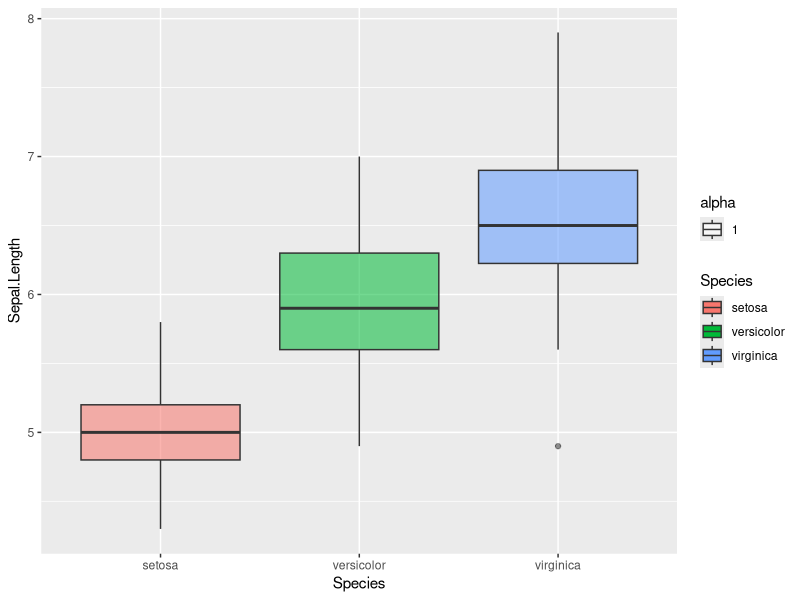
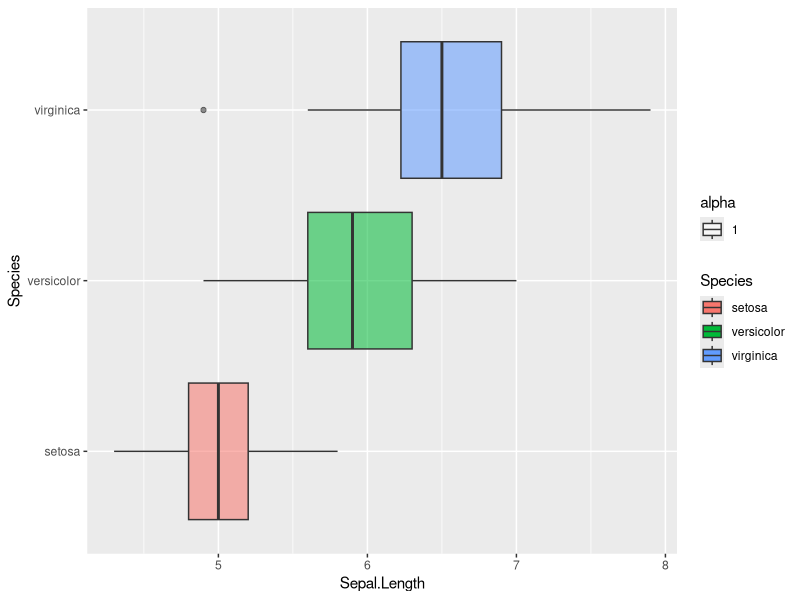
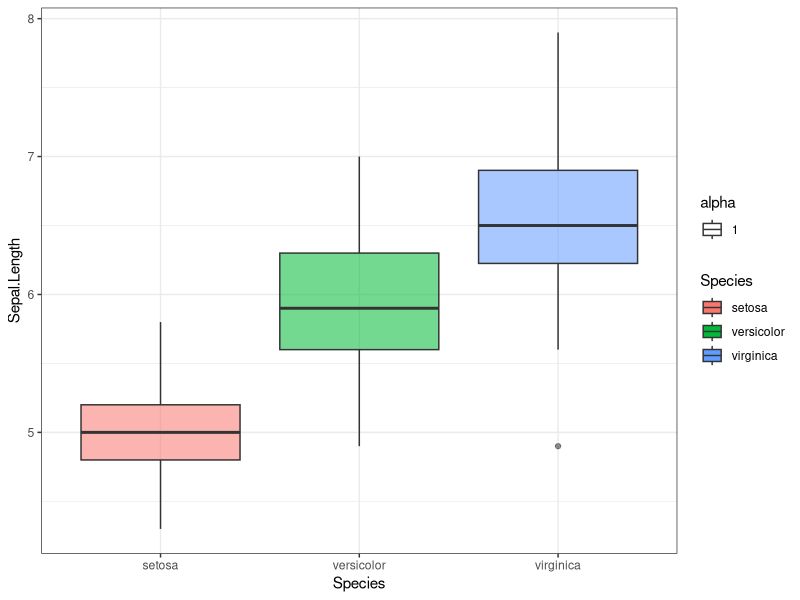
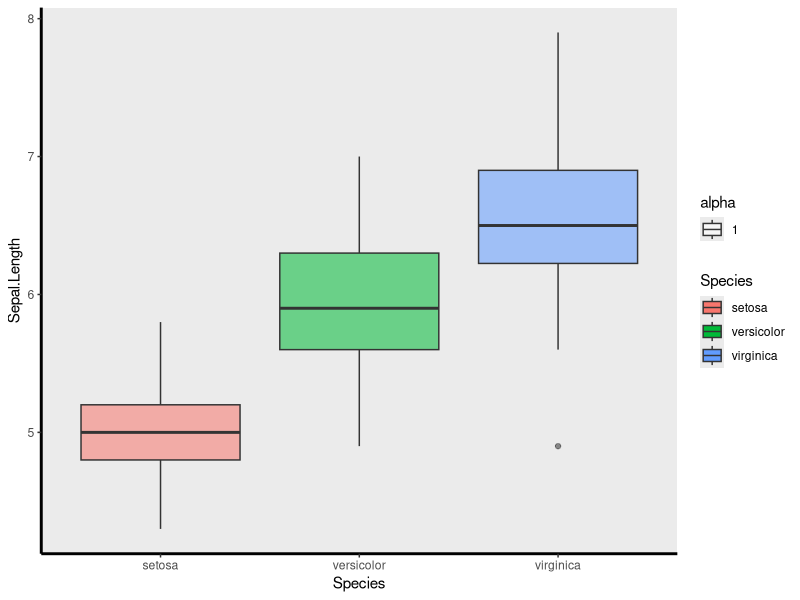
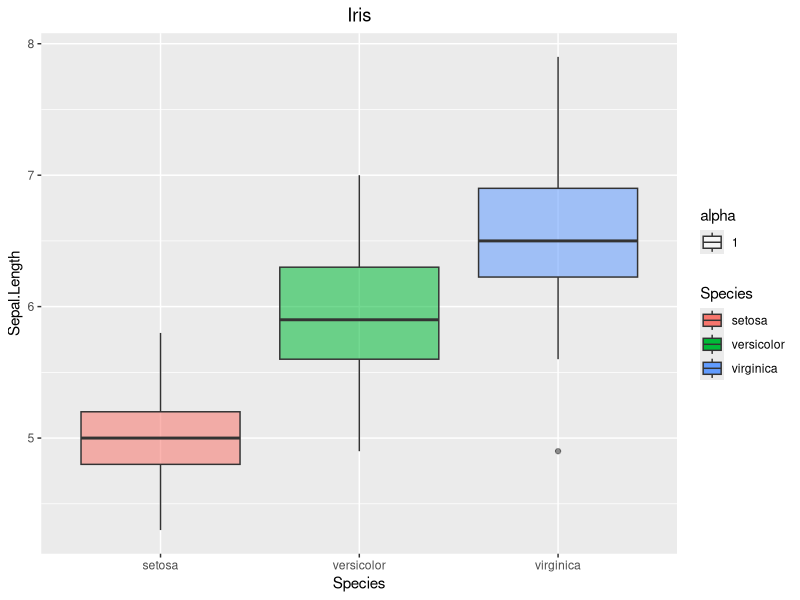
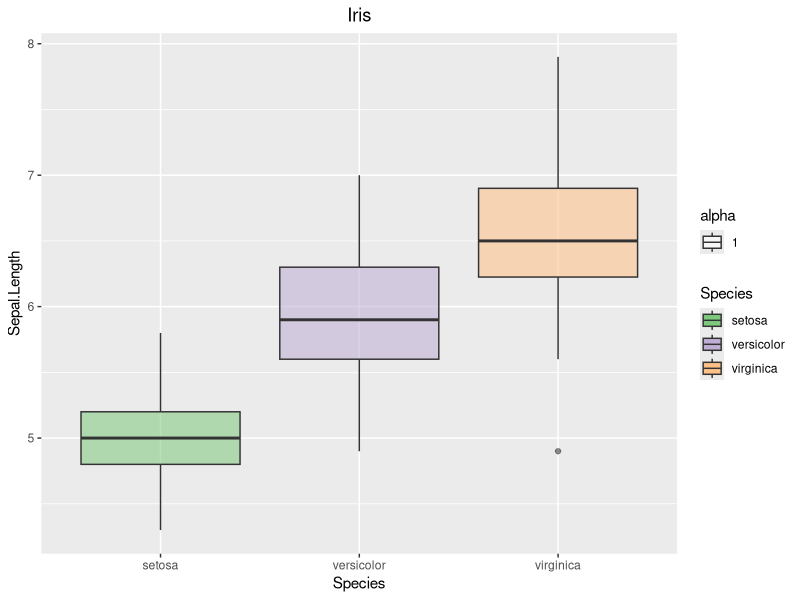
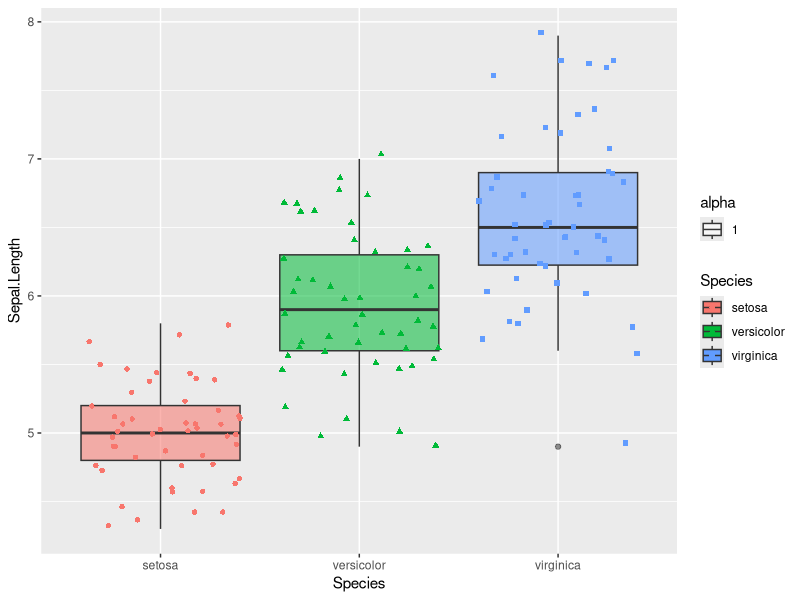
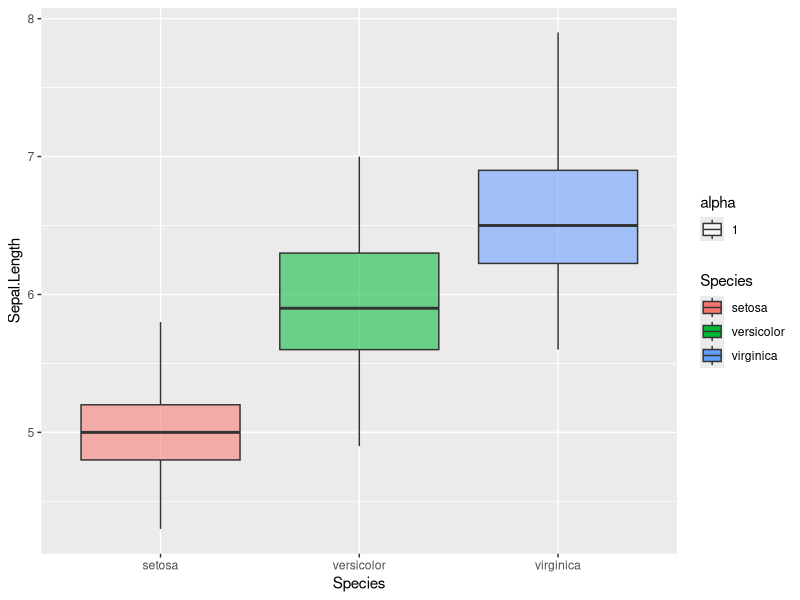

Source code (R) for these figures, in order:
# Time@Jun,7,2019
# Author@Meijun

## boxplot ##
# use iris dataset

# loading packages
library(ggplot2)

head(iris)

## basic option

p.box <- ggplot(data = iris, aes(x = Species, y = Sepal.Length)) + geom_boxplot(aes(fill = Species,alpha = 1), width = 0.8)
p.box

# position
p.box + coord_flip()

# theme
p.box + theme_bw() # chang into white
p.box + theme(panel.grid=element_blank(),panel.border=element_blank(),axis.line=element_line(size=1,color="black")) # remove lines

# add title and subtitles
p.title <- p.box + ggtitle("Iris") + xlab("Species") + ylab("Sepal.Length") + 
      theme(plot.title = element_text(hjust = 0.5))   # 标题居中
p.title
# change palette
p.col <- p.title + scale_fill_brewer(palette = "Accent")
p.col
# add jitter
p.jit <- p.box + geom_jitter(aes(x=Species, y=Sepal.Length, shape = Species, color = Species))
p.jit

# ignore outliers without jitters
ggplot(data = iris, aes(x = Species, y = Sepal.Length)) + geom_boxplot(aes(fill = Species,alpha = 1), width = 0.8, outlier.shape = NA)

# plot
ggplot(data = iris, aes(x = Species, y = Sepal.Length)) + 
    geom_boxplot(aes(fill = Species,alpha = 1), width = 0.8) + 
    theme_bw() + theme(panel.grid=element_blank(),panel.border=element_blank(),axis.line=element_line(size=1,color="black")) + 
    ggtitle("Iris") + xlab("Species") + ylab("Sepal.Length") + 
    theme(plot.title = element_text(hjust = 0.5)) + 
    geom_jitter(aes(x=Species, y=Sepal.Length, shape = Species, color = Species))
    

